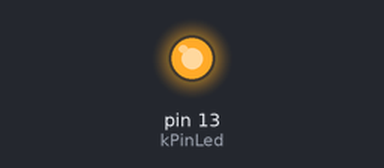
Recording of a sketch running on a simulated Arduino Uno, built with avr-gcc and run on an emulated ATmega328P. On the bench: output pins drawn as LEDs (lit = HIGH).

Above: at 0.5 s.
At 18.5 s:
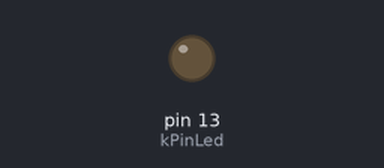
Timing chart, 0 to 19.5 s (numbered marks = the images above):
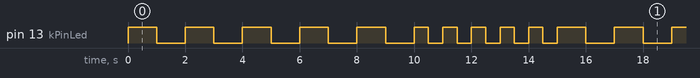

The sketch:

sketch_sep28d.ino
```cpp
const int kPinLed = 13;
int delayTime = 1000;
int delayTime1 = 500;
int counter = 0;

void setup() {
  pinMode(kPinLed, OUTPUT);
}
void loop() {
  counter = 0;
  while (counter < 5) {
    digitalWrite(kPinLed, HIGH);
    delay(delayTime);
    digitalWrite(kPinLed, LOW);
    delay(delayTime);
    counter = counter+1; //counter++;
  }
    counter = 0;
    while (counter < 5) {
//  while (counter > 0) {
    digitalWrite(kPinLed, HIGH);
    delay(delayTime1);
    digitalWrite(kPinLed, LOW);
    delay(delayTime1);
//  counter = counter-1; // counter--
    counter++;
  }
}
```

Measured:
- by itself, pin 13 (kPinLed): repeats every 15.0 s: 4 × (LOW 1.0 s, HIGH 1.0 s), LOW 1.0 s, 5 × (HIGH 0.50 s, LOW 0.50 s), HIGH 1.0 s
- by itself, everything shown: repeats every 15.0 s, in 20 steps
